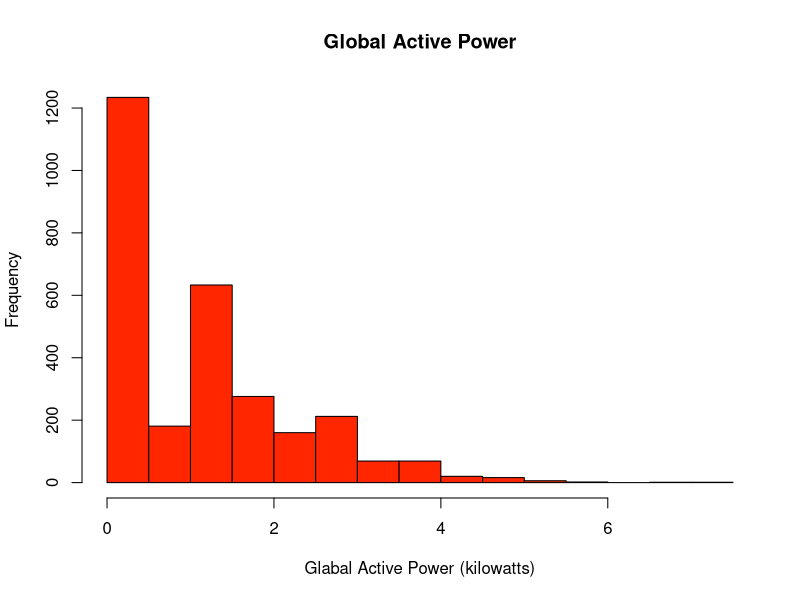

Recreate this plot in R.
library(lubridate)
library(dplyr)

PowerConsumption = read.csv('./Data/PowerConsumption.csv', stringsAsFactors = F)
PowerConsumption = mutate(PowerConsumption, DateTime = ymd_hms(DateTime))

# Plot 1
png('plot1.png', 480, 480)
hist(PowerConsumption$Global_active_power,
     main = 'Global Active Power',
     xlab = 'Glabal Active Power (kilowatts)',
     col = '#ff2600')
dev.off()